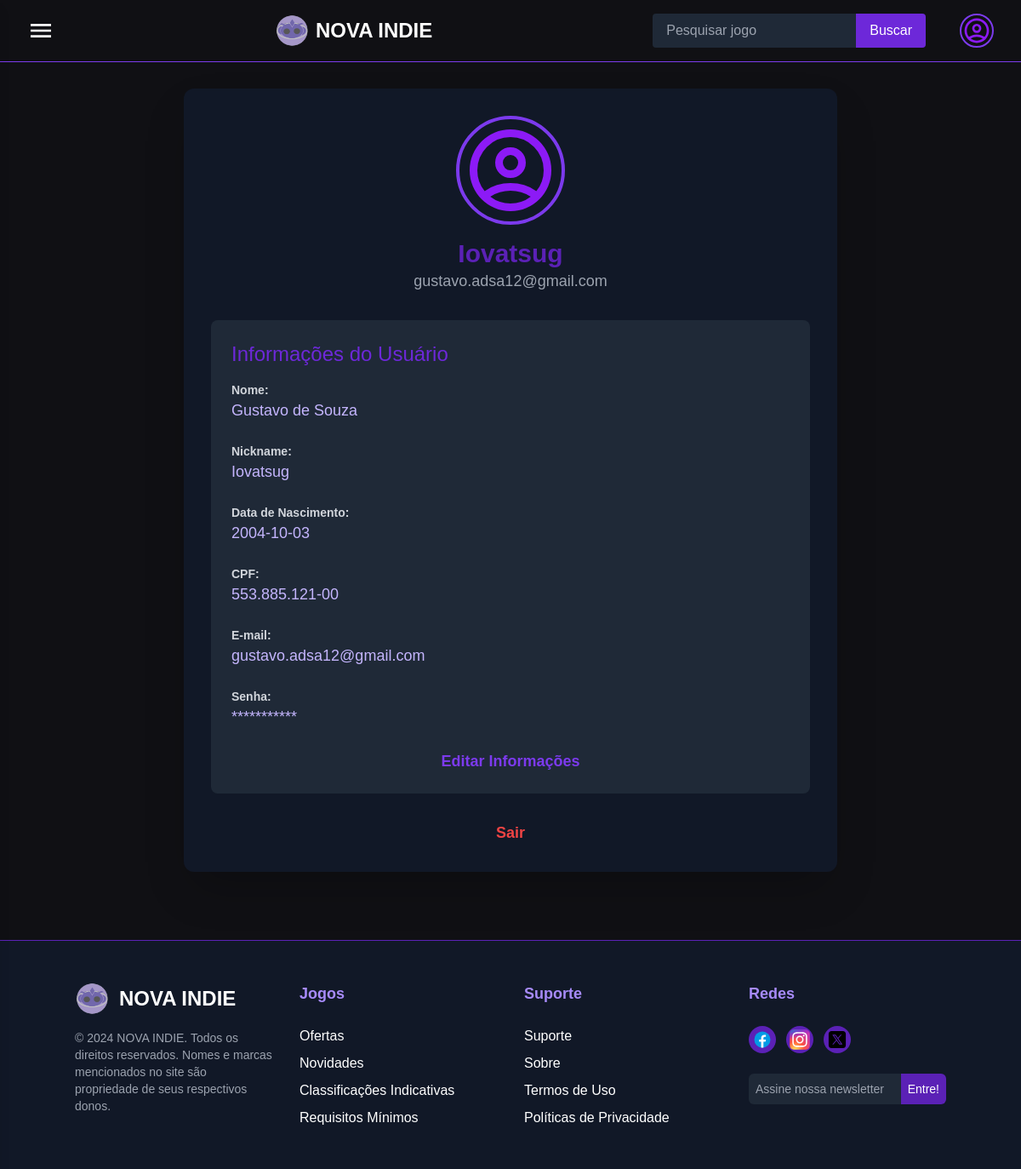
The page /perfil.php (signed in) on the database its author committed.
### tables this page shows
CREATE TABLE `cliente` (
  `CodCliente` int(11) NOT NULL,
  `Nome` varchar(100) NOT NULL,
  `Nickname` varchar(50) NOT NULL,
  `DataNasc` date NOT NULL,
  `CPF` varchar(14) NOT NULL,
  `Senha` varchar(30) NOT NULL,
  `Email` varchar(80) NOT NULL
);

### perfil.php (the view, shortened to what this page needs)
<!DOCTYPE html>
<html lang="pt-BR">
<head>
    <link href="https://cdn.jsdelivr.net/npm/tailwindcss@2.2.19/dist/tailwind.min.css" rel="stylesheet">
</head>
<body class="bg-neutral-900 text-white">
    <?php include 'includes/header.php'; ?>
    <main class="mx-auto max-w-7xl px-8 py-10 mt-16">
        <div class="container mx-auto p-8 bg-gray-900 rounded-xl shadow-2xl max-w-3xl">
            <div class="flex items-center justify-center flex-col mb-8">
                <img src="assets/img/perfil.svg" alt="Avatar do Usuário" class="w-32 h-32 rounded-full border-4 border-purple-600 mb-4 transform transition-transform duration-500 ease-in-out hover:scale-110">
                <h2 class="text-3xl font-semibold text-purple-800"><?php echo htmlspecialchars($nickname); ?></h2>
                <p class="text-lg text-gray-400"><?php echo htmlspecialchars($email); ?></p>
            </div>
            <div class="bg-gray-800 rounded-lg p-6">
                <p class="text-2xl font-medium text-purple-700 mb-4">Informações do Usuário</p>
                <div class="space-y-6">
                    <div>
                        <label class="block text-sm font-semibold text-gray-300">Nome:</label>
                        <p class="text-lg text-purple-300"><?php echo htmlspecialchars($nome); ?></p>
                    </div>
                    <div>
                        <label class="block text-sm font-semibold text-gray-300">Nickname:</label>
                        <p class="text-lg text-purple-300"><?php echo htmlspecialchars($nickname); ?></p>
                    </div>
                    <div>
                        <label class="block text-sm font-semibold text-gray-300">Data de Nascimento:</label>
                        <p class="text-lg text-purple-300"><?php echo htmlspecialchars($dataNasc); ?></p>
                    </div>
                    <div>
                        <label class="block text-sm font-semibold text-gray-300">CPF:</label>
                        <p class="text-lg text-purple-300"><?php echo htmlspecialchars($cpf); ?></p>
                    </div>
                    <div>
                        <label class="block text-sm font-semibold text-gray-300">E-mail:</label>
                        <p class="text-lg text-purple-300"><?php echo htmlspecialchars($email); ?></p>
                    </div>
                    <div>
                        <label class="block text-sm font-semibold text-gray-300">Senha:</label>
                        <p class="text-lg text-purple-300">
                            <span id="senhaMasked"><?php echo str_repeat('*', strlen($senha)); ?></span>
                        </p>
                    </div>
                </div>
                <div class="mt-6 text-center">
                    <button onclick="openModal()" class="text-lg font-semibold text-purple-600 hover:underline transform transition-transform duration-300 hover:scale-105">Editar Informações</button>
                </div>
            </div>
            <div class="mt-8 text-center">
                <a href="index.php?logout=true" class="text-lg font-semibold text-red-500 hover:underline transform transition-transform duration-300 hover:scale-105">Sair</a>
            </div>
        </div>
    </main>
    <?php include 'includes/footer.php'; ?>
</body>
</html>

### perfil.php (style rules this page uses)
body { margin: 0; padding: 0; background-image: url('assets/img/background.png'); background-repeat: no-repeat; background-size: cover; background-attachment: fixed; background-position: center; font-family: Arial, sans-serif; }

### rows shown on the page
cliente: Nickname "Iovatsug", Email "gustavo.adsa12@gmail.com", Nome "Gustavo de Souza", DataNasc "2004-10-03", CPF "553.885.121-00", Senha "***********"
